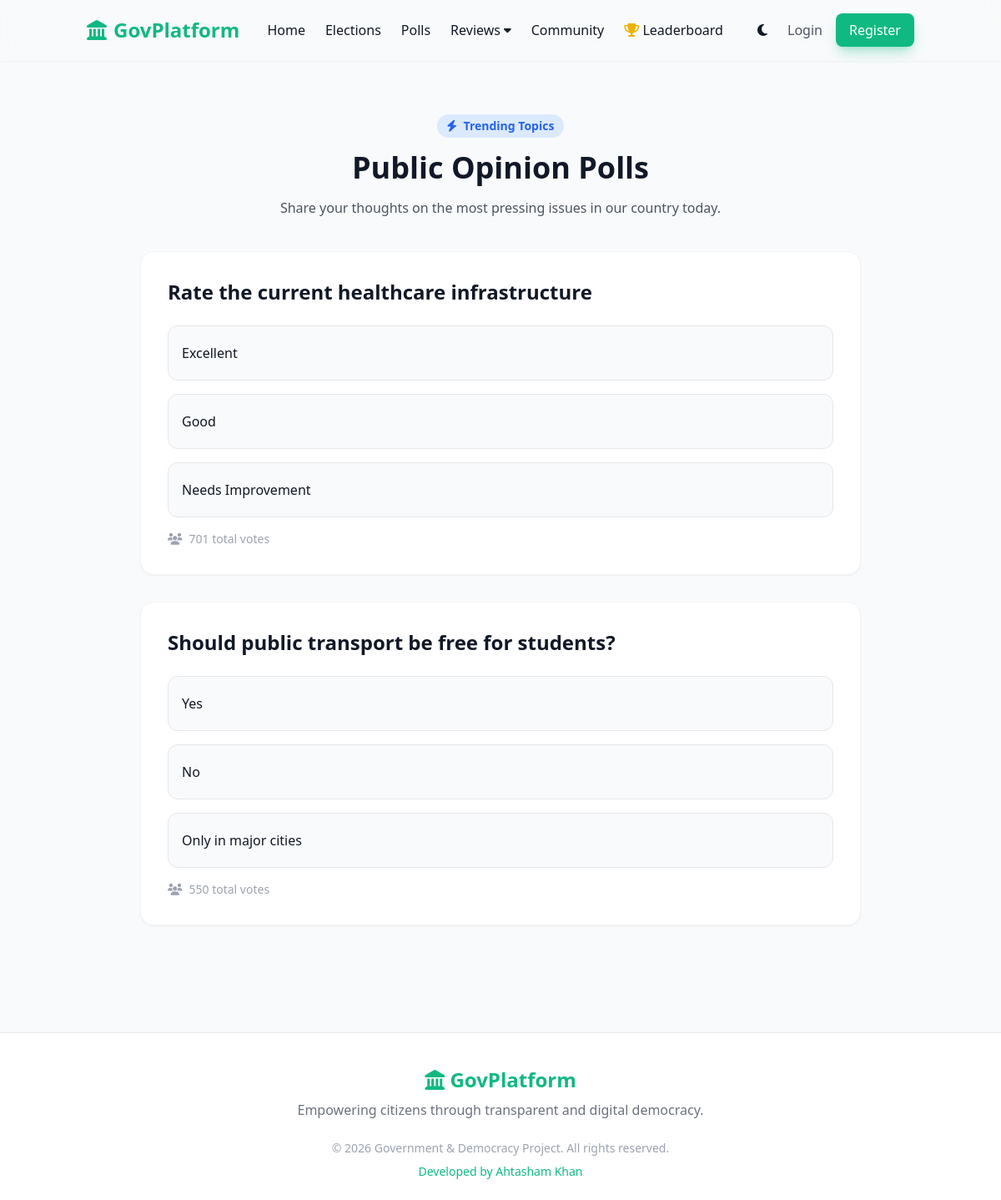
Screenshot of /polls/ with the database file from the repository.
### models.py (models this page shows)
class Poll(db.Model):
    id = db.Column(db.Integer, primary_key=True)
    question = db.Column(db.String(255), nullable=False)
    created_at = db.Column(db.DateTime, default=datetime.utcnow)
    options = db.relationship('PollOption', backref='poll', lazy=True, cascade='all, delete-orphan')

class PollOption(db.Model):
    id = db.Column(db.Integer, primary_key=True)
    poll_id = db.Column(db.Integer, db.ForeignKey('poll.id'), nullable=False)
    text = db.Column(db.String(100), nullable=False)
    votes = db.Column(db.Integer, default=0)

### routes/polls.py (the view)
@polls_bp.route('/')
def index():
    polls = Poll.query.order_by(Poll.created_at.desc()).all()
    voted_polls = []
    if current_user.is_authenticated:
        votes = VotedState.query.filter_by(user_id=current_user.id, entity_type='poll').all()
        voted_polls = [v.entity_id for v in votes]
    return render_template('polls/index.html', polls=polls, voted_polls=voted_polls)

### templates/polls/index.html (shortened to what this page needs)
{% extends "base.html" %}
{% block content %}
<div class="container mx-auto px-4 py-12 max-w-4xl">
    <div class="mb-10 text-center">
        <span class="inline-block py-1 px-3 rounded-full bg-blue-100 text-blue-600 dark:bg-blue-900/30 dark:text-blue-400 font-semibold text-sm mb-4">
            <i class="fa-solid fa-bolt mr-1"></i> Trending Topics
        </span>
        <h1 class="text-4xl font-extrabold text-gray-900 dark:text-white mb-4">Public Opinion Polls</h1>
        <p class="text-gray-600 dark:text-gray-300">Share your thoughts on the most pressing issues in our country today.</p>
    </div>
    <div class="space-y-8">
        {% for poll in polls %}
            <div class="bg-white dark:bg-darkCard rounded-2xl p-8 shadow-sm border border-gray-100 dark:border-gray-800">
                <h3 class="text-2xl font-bold text-gray-900 dark:text-white mb-6">{{ poll.question }}</h3>
                {% set total_votes = poll.options | map(attribute='votes') | sum %}
                <div class="space-y-4">
                    {% for option in poll.options %}
                        {% set percent = (option.votes / total_votes * 100)|round(1) if total_votes > 0 else 0 %}
                        <div class="relative group">
                            <div class="relative z-10 flex items-center justify-between p-4 border border-gray-200 dark:border-gray-700 rounded-xl {% if not poll.id in voted_polls %}hover:border-primary transition-colors cursor-pointer bg-gray-50 dark:bg-darkBg{% endif %}">
                                <form method="POST" action="{{ url_for('polls.vote', option_id=option.id) }}" class="w-full flex items-center justify-between">
                                    <span class="font-medium dark:text-gray-200">{{ option.text }}</span>
                                </form>
                            </div>
                        </div>
                    {% endfor %}
                </div>
                <div class="mt-4 text-sm text-gray-400 flex items-center gap-2">
                    <i class="fa-solid fa-users"></i> {{ total_votes }} total votes
                </div>
            </div>
        {% endfor %}
    </div>
</div>
{% endblock %}

### templates/base.html (style rules this page uses)
body { transition: background-color 0.3s, color 0.3s; }

### rows the page displays
Poll: question "Rate the current healthcare infrastructure", total_votes "701"
PollOption: text "Excellent"
PollOption: text "Good"
PollOption: text "Needs Improvement"
Poll: question "Should public transport be free for students?", total_votes "550"
PollOption: text "Yes"
PollOption: text "No"
PollOption: text "Only in major cities"
